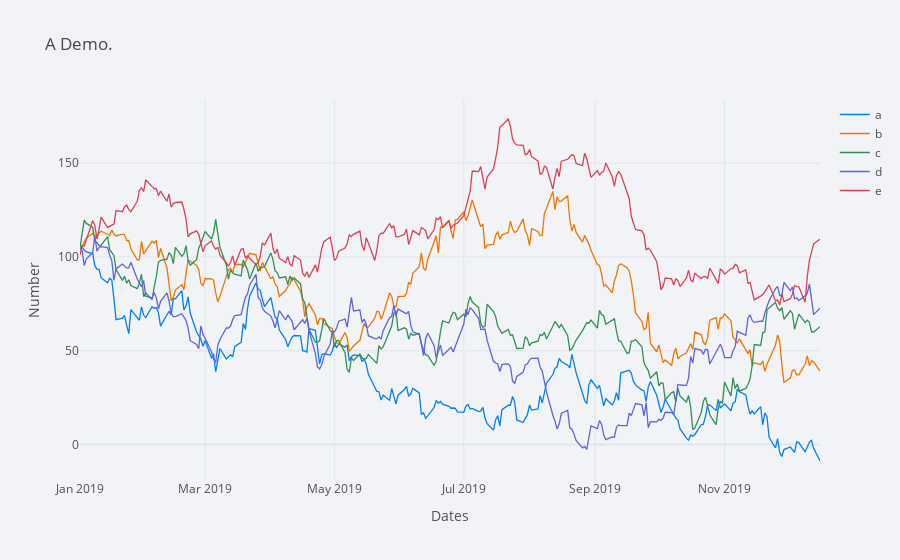

Write notebook code for a chart like this one.
### Code cell
plyo.iplot(
    df.iplot(asFigure=True,
    kind='line',
    theme='polar',
    title = 'A Demo. ',
    #subplots=True,
    xTitle = 'Dates',
    yTitle = 'Number'),
    filename='ply_01',

)

### Figure 1 — Plotly figure (JSON) as saved in the notebook; plotly's stock layout.template omitted (floating-point values rounded to 4 significant figures; data arrays with more than 128 entries replaced by an {"elided": "..."} marker saying what was removed)
{"data": [{"line": {"color": "rgba(0, 128, 240, 1.0)", "dash": "solid", "shape": "linear", "width": 1.3}, "mode": "lines", "name": "a", "text": "", "type": "scatter", "x": {"elided": "250 str values"}, "y": {"elided": "250 float values"}}, {"line": {"color": "rgba(238, 118, 0, 1.0)", "dash": "solid", "shape": "linear", "width": 1.3}, "mode": "lines", "name": "b", "text": "", "type": "scatter", "x": {"elided": "250 str values"}, "y": {"elided": "250 float values"}}, {"line": {"color": "rgba(48, 144, 84, 1.0)", "dash": "solid", "shape": "linear", "width": 1.3}, "mode": "lines", "name": "c", "text": "", "type": "scatter", "x": {"elided": "250 str values"}, "y": {"elided": "250 float values"}}, {"line": {"color": "rgba(98, 98, 222, 1.0)", "dash": "solid", "shape": "linear", "width": 1.3}, "mode": "lines", "name": "d", "text": "", "type": "scatter", "x": {"elided": "250 str values"}, "y": {"elided": "250 float values"}}, {"line": {"color": "rgba(217, 66, 85, 1.0)", "dash": "solid", "shape": "linear", "width": 1.3}, "mode": "lines", "name": "e", "text": "", "type": "scatter", "x": {"elided": "250 str values"}, "y": {"elided": "250 float values"}}], "layout": {"legend": {"bgcolor": "#F2F3F7", "font": {"color": "#505050"}}, "paper_bgcolor": "#F2F3F7", "plot_bgcolor": "#F2F3F7", "title": {"font": {"color": "#484848"}, "text": "A Demo. "}, "xaxis": {"gridcolor": "#E1E5ED", "showgrid": true, "tickfont": {"color": "#505050"}, "title": {"font": {"color": "#505050"}, "text": "Dates"}, "zerolinecolor": "#E1E5ED"}, "yaxis": {"gridcolor": "#E1E5ED", "showgrid": true, "tickfont": {"color": "#505050"}, "title": {"font": {"color": "#505050"}, "text": "Number"}, "zerolinecolor": "#E1E5ED"}}}
